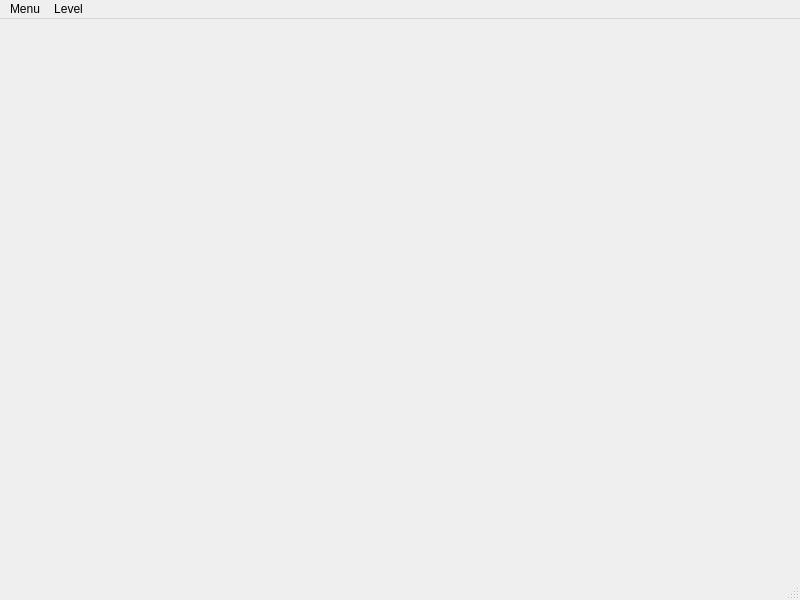
<?xml version="1.0" encoding="UTF-8"?>
<ui version="4.0">
 <class>SecDialog</class>
 <widget class="QMainWindow" name="SecDialog">
  <property name="geometry">
   <rect>
    <x>0</x>
    <y>0</y>
    <width>800</width>
    <height>600</height>
   </rect>
  </property>
  <property name="windowTitle">
   <string>MainWindow</string>
  </property>
  <widget class="QWidget" name="centralwidget"/>
  <widget class="QMenuBar" name="menubar">
   <property name="geometry">
    <rect>
     <x>0</x>
     <y>0</y>
     <width>800</width>
     <height>22</height>
    </rect>
   </property>
   <widget class="QMenu" name="menuMenu">
    <property name="title">
     <string>Menu</string>
    </property>
    <addaction name="actionRestart"/>
    <addaction name="actionQuit"/>
   </widget>
   <widget class="QMenu" name="menuLevel">
    <property name="title">
     <string>Level</string>
    </property>
    <addaction name="actionlevel1"/>
   </widget>
   <addaction name="menuMenu"/>
   <addaction name="menuLevel"/>
  </widget>
  <widget class="QStatusBar" name="statusbar"/>
  <action name="actionRestart">
   <property name="text">
    <string>Restart</string>
   </property>
  </action>
  <action name="actionQuit">
   <property name="text">
    <string>Quit</string>
   </property>
  </action>
  <action name="actionlevel1">
   <property name="text">
    <string>level1</string>
   </property>
  </action>
 </widget>
 <resources/>
 <connections/>
</ui>
